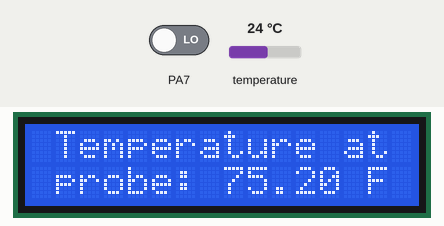
Recording of a sketch running on a simulated STM32 Blue Pill. Shown: 16×2 character LCD. Inputs (shaded band) come from the test bench; at power-on: PA7 LOW, temperature 24 °C.

Above: at 1.2 s.
1.3 s: PA7 driven HIGH
At 3.5 s:
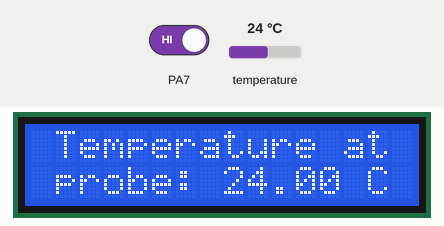
3.8 s: temperature set to 12 °C
At 4.9 s:
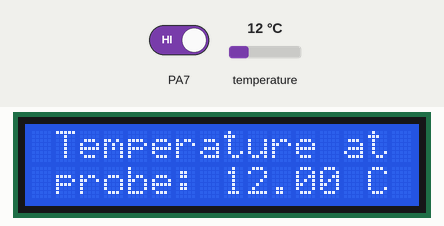
5.4 s: temperature set to 19 °C
At 6.2 s:
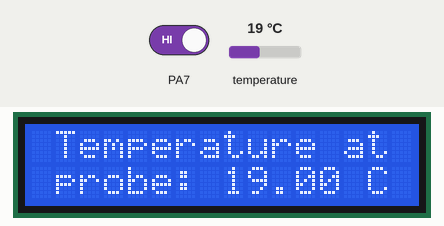
6.9 s: PA7 driven LOW
At 8.1 s:
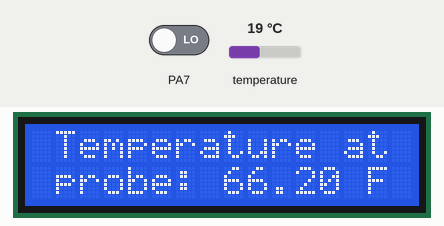
9.2 s: temperature set to 28 °C
At 10.6 s:
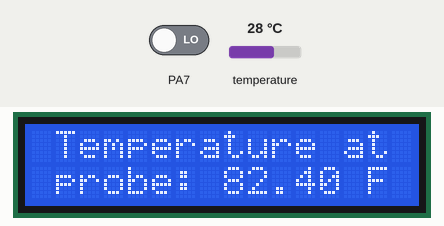
Timing chart, 0 to 11.7 s (numbered marks = the images above; inputs shaded):
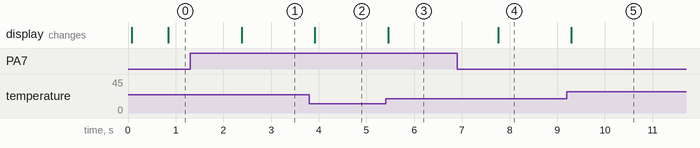

Measured:
- after the input at 1.3 s, the display: changes after 1.1 s (image 1)
- after the input at 3.8 s, the display: changes after 0.12 s (image 2)
- after the input at 5.4 s, the display: changes after 0.05 s (image 3)
- after the input at 6.9 s, the display: changes after 0.86 s (image 4)
- after the input at 9.2 s, the display: changes after 0.10 s (image 5)

The sketch:

thermometer.ino
```cpp
#include "src/LCDScreen/LCDScreen.hpp"
#include "src/ThermometerModule/ThermometerModule.hpp"
#include "src/TemperatureUnit/TemperatureUnit.hpp"
#include "src/TemperatureUnitToggle/TemperatureUnitToggle.hpp"
#include "constants/PinConstants.hpp"

LCDScreen LCDScreen;
ThermometerModule thermometerModule{PinConstants::thermometerAnalogueInputPin};
TemperatureUnitToggle temperatureUnitToggle{PinConstants::temperatureUnitToggleAnalogueInputPin};

void setup() {
    thermometerModule.init();
    LCDScreen.init();
}

void loop() {
    temperatureUnitToggle.updateState();
    LCDScreen.temperatureUnitToDisplay = temperatureUnitToggle.getTemperatureUnitSetting();
    LCDScreen.printThermometerReading(thermometerModule);
}
```

PinConstants.hpp
```cpp
#ifndef PIN_CONSTANTS_HPP
#define PIN_CONSTANTS_HPP

namespace PinConstants {
    // Thermometer module
    const int thermometerAnalogueInputPin{PA1};

    // Temperature unit toggle
    const int temperatureUnitToggleAnalogueInputPin{PA7};

    // LCD screen
    const int registerSelectPin{PB11},
        enablePin{PB10},
        d4Pin{PB0},
        d5Pin{PB1},
        d6Pin{PC13},
        d7Pin{PC14};
}

#endif
```

TemperatureUnit.hpp
```cpp
#ifndef TEMPERATURE_UNIT_HPP
#define TEMPERATURE_UNIT_HPP

enum TemperatureUnit {
    celsius,
    fahrenheit
};

#endif
```

TemperatureUnitToggle.cpp
```cpp
#include <Arduino.h>
#include "TemperatureUnitToggle.hpp"

TemperatureUnitToggle::TemperatureUnitToggle(int digitalInputPin)
        : digitalInputPin{digitalInputPin} {
    pinMode(digitalInputPin, INPUT);
}

void TemperatureUnitToggle::updateState(){
    // Reading the unit toggle pin will result in either a one or zero depending on
    // the position of the switch.
    temperatureUnitSetting = digitalRead(digitalInputPin) ? celsius : fahrenheit;
}

TemperatureUnit TemperatureUnitToggle::getTemperatureUnitSetting(){
    return temperatureUnitSetting;
}
```

TemperatureUnitToggle.hpp
```cpp
#ifndef TEMPERATURE_UNIT_TOGGLE_HPP
#define TEMPERATURE_UNIT_TOGGLE_HPP

#include "../TemperatureUnit/TemperatureUnit.hpp"

class TemperatureUnitToggle {
    public:
        TemperatureUnitToggle(int digitalInputPin);
        void updateState();
        TemperatureUnit getTemperatureUnitSetting();

    private:
        const int digitalInputPin;
        TemperatureUnit temperatureUnitSetting{celsius};
};

#endif
```

ThermometerModule.cpp
```cpp
#include <DallasTemperature.h>
#include "ThermometerModule.hpp"

ThermometerModule::ThermometerModule(int analogueInputPin)
        : analogueInputPin{analogueInputPin}, oneWire{analogueInputPin}, thermometer{&oneWire} {
    pinMode(analogueInputPin, INPUT);
}

void ThermometerModule::init(){
    thermometer.begin();
}

double ThermometerModule::readTemperatureInCelsius(){
    thermometer.requestTemperatures();
    return thermometer.getTempCByIndex(0);
}

double ThermometerModule::readTemperatureInFahrenheit(){
    return (9.f/5.f) * readTemperatureInCelsius() + 32;
}
```

ThermometerModule.hpp
```cpp
#ifndef THERMOMETER_MODULE_HPP
#define THERMOMETER_MODULE_HPP

#include <DallasTemperature.h>

class ThermometerModule {
    public:
        ThermometerModule(int analogueInputPin);
        void init();
        double readTemperatureInCelsius();
        double readTemperatureInFahrenheit();

    private:
        const int analogueInputPin;
        OneWire oneWire;
        DallasTemperature thermometer;
};

#endif
```

LCDScreenConstants.hpp
```cpp
#ifndef LCD_SCREEN_CONSTANTS_HPP
#define LCD_SCREEN_CONSTANTS_HPP

namespace LCDScreenConstants {
    const int rows{2}, columns{16};
}

#endif
```

LCDScreen.cpp
```cpp
#include <LiquidCrystal.h>
#include "LCDScreen.hpp"
#include "../ThermometerModule/ThermometerModule.hpp"
#include "../../constants/PinConstants.hpp"
#include "../../constants/LCDScreenConstants.hpp"

LCDScreen::LCDScreen() :
        lcd {
            PinConstants::registerSelectPin,
            PinConstants::enablePin,
            PinConstants::d4Pin,
            PinConstants::d5Pin,
            PinConstants::d6Pin,
            PinConstants::d7Pin
        } {}

void LCDScreen::init(){
    lcd.begin(LCDScreenConstants::columns, LCDScreenConstants::rows);
}

void LCDScreen::printThermometerReading(ThermometerModule& thermometerModule){
    printReadingLabel();
    printReadingValueAndTemperatureUnit(thermometerModule);
}

void LCDScreen::printReadingLabel(){
    lcd.setCursor(0, 0);
    lcd.print(" Temperature at ");
    lcd.setCursor(0, 1);
    lcd.print(" probe: ");
}

void LCDScreen::printReadingValueAndTemperatureUnit(ThermometerModule& thermometerModule){
    if (temperatureUnitToDisplay == celsius){
        lcd.print(thermometerModule.readTemperatureInCelsius());
        lcd.print(" C ");
    }
    else {
        lcd.print(thermometerModule.readTemperatureInFahrenheit());
        lcd.print(" F ");
    }
}
```

LCDScreen.hpp
```cpp
#ifndef LCD_SCREEN_HPP
#define LCD_SCREEN_HPP

#include <LiquidCrystal.h>
#include "../TemperatureUnit/TemperatureUnit.hpp"
#include "../ThermometerModule/ThermometerModule.hpp"

class LCDScreen {
    public:
        LCDScreen();
        void init();
        void printThermometerReading(ThermometerModule& thermometerModule);

        TemperatureUnit temperatureUnitToDisplay{celsius};

    private:
        void printReadingLabel();
        void printReadingValueAndTemperatureUnit(ThermometerModule& thermometerModule);

        LiquidCrystal lcd;
};

#endif
```
